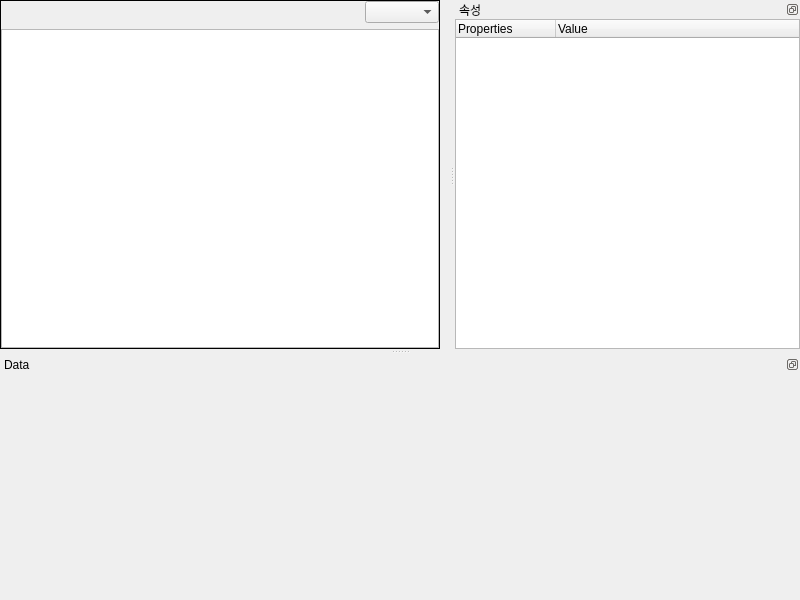
<?xml version="1.0" encoding="UTF-8"?>
<ui version="4.0">
 <class>MainWindow</class>
 <widget class="QMainWindow" name="MainWindow">
  <property name="geometry">
   <rect>
    <x>0</x>
    <y>0</y>
    <width>800</width>
    <height>600</height>
   </rect>
  </property>
  <property name="windowTitle">
   <string>MainWindow</string>
  </property>
  <widget class="QWidget" name="centralwidget">
   <layout class="QGridLayout" name="gridLayout_4">
    <property name="leftMargin">
     <number>0</number>
    </property>
    <property name="topMargin">
     <number>0</number>
    </property>
    <property name="bottomMargin">
     <number>0</number>
    </property>
    <item row="0" column="0">
     <widget class="QSplitter" name="splitter_step_data">
      <property name="orientation">
       <enum>Qt::Vertical</enum>
      </property>
      <widget class="QFrame" name="verticalFrame">
       <property name="frameShape">
        <enum>QFrame::Box</enum>
       </property>
       <layout class="QVBoxLayout" name="verticalLayout_3">
        <property name="leftMargin">
         <number>0</number>
        </property>
        <property name="topMargin">
         <number>0</number>
        </property>
        <property name="rightMargin">
         <number>0</number>
        </property>
        <property name="bottomMargin">
         <number>0</number>
        </property>
        <item>
         <layout class="QVBoxLayout" name="toolbar_layout"/>
        </item>
        <item>
         <layout class="QHBoxLayout" name="horizontalLayout">
          <item>
           <spacer name="horizontalSpacer">
            <property name="orientation">
             <enum>Qt::Horizontal</enum>
            </property>
            <property name="sizeHint" stdset="0">
             <size>
              <width>40</width>
              <height>20</height>
             </size>
            </property>
           </spacer>
          </item>
          <item>
           <widget class="QComboBox" name="cb_addInfo">
            <item>
             <property name="text">
              <string/>
             </property>
            </item>
            <item>
             <property name="text">
              <string>설명</string>
             </property>
            </item>
            <item>
             <property name="text">
              <string>수행시간</string>
             </property>
            </item>
            <item>
             <property name="text">
              <string>타입</string>
             </property>
            </item>
           </widget>
          </item>
         </layout>
        </item>
        <item>
         <widget class="QTreeWidget" name="tw_testStep">
          <property name="contextMenuPolicy">
           <enum>Qt::CustomContextMenu</enum>
          </property>
          <property name="dragDropMode">
           <enum>QAbstractItemView::InternalMove</enum>
          </property>
          <property name="defaultDropAction">
           <enum>Qt::MoveAction</enum>
          </property>
          <property name="selectionMode">
           <enum>QAbstractItemView::ExtendedSelection</enum>
          </property>
          <property name="rootIsDecorated">
           <bool>true</bool>
          </property>
          <property name="headerHidden">
           <bool>true</bool>
          </property>
          <column>
           <property name="text">
            <string notr="true">step</string>
           </property>
          </column>
          <column>
           <property name="text">
            <string>seq</string>
           </property>
          </column>
          <column>
           <property name="text">
            <string>step_id</string>
           </property>
          </column>
         </widget>
        </item>
       </layout>
      </widget>
     </widget>
    </item>
   </layout>
  </widget>
  <widget class="QDockWidget" name="dockWidget">
   <property name="minimumSize">
    <size>
     <width>345</width>
     <height>95</height>
    </size>
   </property>
   <property name="features">
    <set>QDockWidget::DockWidgetFloatable|QDockWidget::DockWidgetMovable</set>
   </property>
   <property name="allowedAreas">
    <set>Qt::LeftDockWidgetArea|Qt::RightDockWidgetArea</set>
   </property>
   <property name="windowTitle">
    <string>속성</string>
   </property>
   <attribute name="dockWidgetArea">
    <number>2</number>
   </attribute>
   <widget class="QWidget" name="dockWidgetContents_2">
    <layout class="QGridLayout" name="gridLayout_3">
     <property name="leftMargin">
      <number>0</number>
     </property>
     <property name="topMargin">
      <number>0</number>
     </property>
     <property name="rightMargin">
      <number>0</number>
     </property>
     <property name="bottomMargin">
      <number>0</number>
     </property>
     <item row="0" column="0">
      <widget class="QTreeWidget" name="tw_property">
       <property name="indentation">
        <number>15</number>
       </property>
       <property name="rootIsDecorated">
        <bool>true</bool>
       </property>
       <property name="uniformRowHeights">
        <bool>false</bool>
       </property>
       <property name="itemsExpandable">
        <bool>true</bool>
       </property>
       <property name="animated">
        <bool>false</bool>
       </property>
       <property name="allColumnsShowFocus">
        <bool>false</bool>
       </property>
       <property name="headerHidden">
        <bool>false</bool>
       </property>
       <attribute name="headerVisible">
        <bool>true</bool>
       </attribute>
       <column>
        <property name="text">
         <string>Properties</string>
        </property>
       </column>
       <column>
        <property name="text">
         <string>Value</string>
        </property>
       </column>
      </widget>
     </item>
    </layout>
   </widget>
  </widget>
  <widget class="QDockWidget" name="dockWidget_2">
   <property name="features">
    <set>QDockWidget::DockWidgetFloatable|QDockWidget::DockWidgetMovable</set>
   </property>
   <property name="allowedAreas">
    <set>Qt::BottomDockWidgetArea</set>
   </property>
   <property name="windowTitle">
    <string>Data</string>
   </property>
   <attribute name="dockWidgetArea">
    <number>8</number>
   </attribute>
   <widget class="QWidget" name="dockWidgetContents_3">
    <layout class="QGridLayout" name="gridLayout_6">
     <property name="leftMargin">
      <number>0</number>
     </property>
     <property name="topMargin">
      <number>0</number>
     </property>
     <property name="rightMargin">
      <number>0</number>
     </property>
     <property name="bottomMargin">
      <number>0</number>
     </property>
     <item row="0" column="0">
      <widget class="QStackedWidget" name="sw_stepDtl">
       <property name="currentIndex">
        <number>0</number>
       </property>
       <widget class="QWidget" name="grp_none"/>
       <widget class="QWidget" name="grp_groupInfo">
        <layout class="QGridLayout" name="gridLayout_5">
         <property name="leftMargin">
          <number>0</number>
         </property>
         <property name="topMargin">
          <number>0</number>
         </property>
         <property name="rightMargin">
          <number>0</number>
         </property>
         <property name="bottomMargin">
          <number>0</number>
         </property>
         <item row="0" column="0">
          <widget class="QSplitter" name="splitter">
           <property name="orientation">
            <enum>Qt::Horizontal</enum>
           </property>
           <widget class="QWidget" name="layoutWidget">
            <layout class="QVBoxLayout" name="verticalLayout">
             <property name="rightMargin">
              <number>5</number>
             </property>
             <item>
              <widget class="QLabel" name="label">
               <property name="text">
                <string>&lt;h4&gt;&lt;font color='DodgerBlue'&gt; Variable &lt;/font&gt;&lt;/h4&gt;</string>
               </property>
              </widget>
             </item>
             <item>
              <widget class="Line" name="line">
               <property name="orientation">
                <enum>Qt::Horizontal</enum>
               </property>
              </widget>
             </item>
             <item>
              <widget class="QTableWidget" name="tw_groupVariable">
               <property name="editTriggers">
                <set>QAbstractItemView::NoEditTriggers</set>
               </property>
               <attribute name="horizontalHeaderVisible">
                <bool>false</bool>
               </attribute>
               <attribute name="horizontalHeaderStretchLastSection">
                <bool>true</bool>
               </attribute>
               <column>
                <property name="text">
                 <string>variable_id</string>
                </property>
               </column>
              </widget>
             </item>
            </layout>
           </widget>
           <widget class="QWidget" name="layoutWidget_2">
            <layout class="QVBoxLayout" name="verticalLayout_2">
             <property name="leftMargin">
              <number>5</number>
             </property>
             <item>
              <widget class="QLabel" name="label_2">
               <property name="text">
                <string>&lt;html&gt;&lt;head/&gt;&lt;body&gt;&lt;h4 style=&quot; margin-top:12px; margin-bottom:12px; margin-left:0px; margin-right:0px; -qt-block-indent:0; text-indent:0px;&quot;&gt;&lt;span style=&quot; font-size:medium; font-weight:600; color:#1e90ff;&quot;&gt;Reference&lt;/span&gt;&lt;/h4&gt;&lt;/body&gt;&lt;/html&gt;</string>
               </property>
              </widget>
             </item>
             <item>
              <widget class="Line" name="line_2">
               <property name="orientation">
                <enum>Qt::Horizontal</enum>
               </property>
              </widget>
             </item>
             <item>
              <widget class="QTableWidget" name="tw_groupReference">
               <property name="editTriggers">
                <set>QAbstractItemView::NoEditTriggers</set>
               </property>
               <attribute name="horizontalHeaderVisible">
                <bool>false</bool>
               </attribute>
               <attribute name="horizontalHeaderStretchLastSection">
                <bool>true</bool>
               </attribute>
               <column>
                <property name="text">
                 <string>reference_id</string>
                </property>
               </column>
              </widget>
             </item>
            </layout>
           </widget>
          </widget>
         </item>
        </layout>
       </widget>
       <widget class="QWidget" name="grp_xhr">
        <layout class="QGridLayout" name="gridLayout">
         <property name="leftMargin">
          <number>0</number>
         </property>
         <property name="topMargin">
          <number>0</number>
         </property>
         <property name="rightMargin">
          <number>0</number>
         </property>
         <property name="bottomMargin">
          <number>0</number>
         </property>
         <item row="0" column="0">
          <widget class="QSplitter" name="splitter_list_data">
           <property name="orientation">
            <enum>Qt::Horizontal</enum>
           </property>
           <widget class="QTreeWidget" name="tw_dataList">
            <property name="maximumSize">
             <size>
              <width>16777215</width>
              <height>16777215</height>
             </size>
            </property>
            <attribute name="headerVisible">
             <bool>false</bool>
            </attribute>
            <column>
             <property name="text">
              <string>Data List</string>
             </property>
            </column>
           </widget>
           <widget class="QTabWidget" name="tab_dataDtl">
            <property name="tabPosition">
             <enum>QTabWidget::South</enum>
            </property>
            <property name="currentIndex">
             <number>0</number>
            </property>
            <widget class="QWidget" name="tab">
             <attribute name="title">
              <string>Data</string>
             </attribute>
             <layout class="QGridLayout" name="gridLayout_7">
              <property name="leftMargin">
               <number>0</number>
              </property>
              <property name="topMargin">
               <number>0</number>
              </property>
              <property name="rightMargin">
               <number>0</number>
              </property>
              <property name="bottomMargin">
               <number>0</number>
              </property>
              <item row="0" column="0">
               <widget class="QTableView" name="tw_data">
                <property name="focusPolicy">
                 <enum>Qt::ClickFocus</enum>
                </property>
                <property name="contextMenuPolicy">
                 <enum>Qt::CustomContextMenu</enum>
                </property>
                <property name="selectionMode">
                 <enum>QAbstractItemView::SingleSelection</enum>
                </property>
                <property name="selectionBehavior">
                 <enum>QAbstractItemView::SelectItems</enum>
                </property>
                <attribute name="horizontalHeaderCascadingSectionResizes">
                 <bool>true</bool>
                </attribute>
                <attribute name="horizontalHeaderDefaultSectionSize">
                 <number>150</number>
                </attribute>
                <attribute name="horizontalHeaderHighlightSections">
                 <bool>false</bool>
                </attribute>
                <attribute name="horizontalHeaderStretchLastSection">
                 <bool>true</bool>
                </attribute>
                <attribute name="verticalHeaderVisible">
                 <bool>false</bool>
                </attribute>
               </widget>
              </item>
             </layout>
            </widget>
            <widget class="QWidget" name="tab_2">
             <attribute name="title">
              <string>Column Info</string>
             </attribute>
             <layout class="QGridLayout" name="gridLayout_8">
              <property name="leftMargin">
               <number>2</number>
              </property>
              <property name="topMargin">
               <number>2</number>
              </property>
              <property name="rightMargin">
               <number>2</number>
              </property>
              <property name="bottomMargin">
               <number>2</number>
              </property>
              <item row="0" column="0">
               <widget class="QTableWidget" name="tw_columnInfo">
                <property name="contextMenuPolicy">
                 <enum>Qt::CustomContextMenu</enum>
                </property>
                <property name="editTriggers">
                 <set>QAbstractItemView::NoEditTriggers</set>
                </property>
                <property name="selectionBehavior">
                 <enum>QAbstractItemView::SelectRows</enum>
                </property>
                <attribute name="horizontalHeaderHighlightSections">
                 <bool>false</bool>
                </attribute>
                <attribute name="horizontalHeaderStretchLastSection">
                 <bool>true</bool>
                </attribute>
                <column>
                 <property name="text">
                  <string>Column ID</string>
                 </property>
                </column>
                <column>
                 <property name="text">
                  <string>Description</string>
                 </property>
                </column>
               </widget>
              </item>
             </layout>
            </widget>
           </widget>
          </widget>
         </item>
        </layout>
       </widget>
       <widget class="QWidget" name="page_2"/>
      </widget>
     </item>
    </layout>
   </widget>
  </widget>
  <action name="action_group">
   <property name="text">
    <string>Group</string>
   </property>
   <property name="toolTip">
    <string>Group</string>
   </property>
  </action>
  <action name="action_removeStep">
   <property name="checkable">
    <bool>false</bool>
   </property>
   <property name="enabled">
    <bool>true</bool>
   </property>
   <property name="icon">
    <iconset resource="icon/res.qrc">
     <normaloff>:/step/remove_step.png</normaloff>:/step/remove_step.png</iconset>
   </property>
   <property name="text">
    <string>선택 Step 삭제</string>
   </property>
   <property name="toolTip">
    <string>선택 Step 삭제</string>
   </property>
   <property name="statusTip">
    <string>Remove Step</string>
   </property>
   <property name="shortcut">
    <string>Ctrl+D</string>
   </property>
  </action>
  <action name="action_newStep">
   <property name="checkable">
    <bool>false</bool>
   </property>
   <property name="enabled">
    <bool>false</bool>
   </property>
   <property name="icon">
    <iconset resource="icon/res.qrc">
     <normaloff>:/step/new_step.png</normaloff>:/step/new_step.png</iconset>
   </property>
   <property name="text">
    <string>Step 추가</string>
   </property>
   <property name="toolTip">
    <string>New Step</string>
   </property>
   <property name="statusTip">
    <string>Step 추가</string>
   </property>
  </action>
  <action name="action_openTestStep">
   <property name="checkable">
    <bool>false</bool>
   </property>
   <property name="enabled">
    <bool>false</bool>
   </property>
   <property name="icon">
    <iconset resource="icon/res.qrc">
     <normaloff>:/step/open_step.png</normaloff>:/step/open_step.png</iconset>
   </property>
   <property name="text">
    <string>Step 열기</string>
   </property>
   <property name="toolTip">
    <string>Open Test Step</string>
   </property>
   <property name="statusTip">
    <string>Open Test Step</string>
   </property>
  </action>
  <action name="action_removeAllStep">
   <property name="text">
    <string>모든 Step 삭제</string>
   </property>
   <property name="toolTip">
    <string>모든 Step 삭제</string>
   </property>
   <property name="statusTip">
    <string>remove All Step</string>
   </property>
  </action>
  <action name="action_saveTestStepGroup">
   <property name="checkable">
    <bool>false</bool>
   </property>
   <property name="enabled">
    <bool>true</bool>
   </property>
   <property name="text">
    <string>Step 그룹 저장...</string>
   </property>
   <property name="toolTip">
    <string>Save Test Step Group</string>
   </property>
   <property name="statusTip">
    <string>Save Test Step Group</string>
   </property>
  </action>
  <action name="action_removeStepByExlTrList">
   <property name="text">
    <string>제외리스트에 포함된 Step 모두 삭제</string>
   </property>
   <property name="toolTip">
    <string>제외리스트에 포함된 Step 모두 삭제</string>
   </property>
   <property name="statusTip">
    <string>제외리스트에 포함된 Step 모두 삭제</string>
   </property>
  </action>
  <action name="action_replayXhr">
   <property name="checkable">
    <bool>false</bool>
   </property>
   <property name="enabled">
    <bool>true</bool>
   </property>
   <property name="icon">
    <iconset resource="icon/res.qrc">
     <normaloff>:/step/replay.png</normaloff>:/step/replay.png</iconset>
   </property>
   <property name="text">
    <string>Replay Step</string>
   </property>
   <property name="toolTip">
    <string>Replay Step</string>
   </property>
   <property name="statusTip">
    <string>Replay Step</string>
   </property>
   <property name="shortcut">
    <string>Ctrl+R</string>
   </property>
  </action>
  <action name="action_copyTestData">
   <property name="checkable">
    <bool>false</bool>
   </property>
   <property name="enabled">
    <bool>true</bool>
   </property>
   <property name="icon">
    <iconset resource="icon/res.qrc">
     <normaloff>:/step/step_copy.png</normaloff>:/step/step_copy.png</iconset>
   </property>
   <property name="text">
    <string>Copy Test Data</string>
   </property>
   <property name="toolTip">
    <string>Copy Test Data</string>
   </property>
   <property name="statusTip">
    <string>Copy Test Data</string>
   </property>
   <property name="shortcut">
    <string>Ctrl+Shift+C</string>
   </property>
  </action>
  <action name="action_replayAllXhrToDown">
   <property name="checkable">
    <bool>false</bool>
   </property>
   <property name="enabled">
    <bool>true</bool>
   </property>
   <property name="icon">
    <iconset resource="icon/res.qrc">
     <normaloff>:/step/replay.png</normaloff>:/step/replay.png</iconset>
   </property>
   <property name="text">
    <string>Replay All Step to Down</string>
   </property>
   <property name="toolTip">
    <string>Replay All Step to Down</string>
   </property>
   <property name="statusTip">
    <string>Replay All Step to Down</string>
   </property>
  </action>
  <action name="action_transactionLog">
   <property name="checkable">
    <bool>false</bool>
   </property>
   <property name="enabled">
    <bool>false</bool>
   </property>
   <property name="icon">
    <iconset resource="icon/res.qrc">
     <normaloff>:/step/log_editor.png</normaloff>:/step/log_editor.png</iconset>
   </property>
   <property name="text">
    <string>Transaction Log</string>
   </property>
   <property name="toolTip">
    <string>Transaction Log</string>
   </property>
   <property name="statusTip">
    <string>Transaction Log</string>
   </property>
  </action>
  <action name="action_saveTestStep">
   <property name="checkable">
    <bool>false</bool>
   </property>
   <property name="text">
    <string>Step 저장</string>
   </property>
   <property name="toolTip">
    <string>Save Test Step</string>
   </property>
   <property name="statusTip">
    <string>Save Test Step</string>
   </property>
  </action>
  <action name="action_getTrIOInfo">
   <property name="checkable">
    <bool>false</bool>
   </property>
   <property name="text">
    <string>IO 정보 가져오기...</string>
   </property>
   <property name="toolTip">
    <string>IO 정보 가져오기...</string>
   </property>
   <property name="statusTip">
    <string>Transaction IO 정보 가져오기...</string>
   </property>
   <property name="whatsThis">
    <string/>
   </property>
  </action>
  <action name="action_addExclutionTrList">
   <property name="icon">
    <iconset resource="icon/res.qrc">
     <normaloff>:/step/exclution.png</normaloff>:/step/exclution.png</iconset>
   </property>
   <property name="text">
    <string>제외리스트에 추가</string>
   </property>
   <property name="toolTip">
    <string>제외리스트에 추가</string>
   </property>
   <property name="statusTip">
    <string>XHR Step을 제외리스트에 추가</string>
   </property>
   <property name="shortcut">
    <string>Ctrl+E</string>
   </property>
  </action>
  <action name="action_addDataList">
   <property name="checkable">
    <bool>false</bool>
   </property>
   <property name="text">
    <string>Add Data List</string>
   </property>
   <property name="toolTip">
    <string>Add Data List</string>
   </property>
   <property name="statusTip">
    <string>Add Data List</string>
   </property>
  </action>
  <action name="action_declareVariable">
   <property name="checkable">
    <bool>false</bool>
   </property>
   <property name="icon">
    <iconset resource="icon/res.qrc">
     <normaloff>:/variable/variable.png</normaloff>:/variable/variable.png</iconset>
   </property>
   <property name="text">
    <string>변수선언</string>
   </property>
   <property name="toolTip">
    <string>Declare Variable</string>
   </property>
   <property name="statusTip">
    <string>변수선언</string>
   </property>
  </action>
  <action name="action_setReference">
   <property name="checkable">
    <bool>false</bool>
   </property>
   <property name="icon">
    <iconset resource="icon/res.qrc">
     <normaloff>:/ref/ref.png</normaloff>:/ref/ref.png</iconset>
   </property>
   <property name="text">
    <string>참조 설정</string>
   </property>
   <property name="toolTip">
    <string>Set Reference</string>
   </property>
   <property name="statusTip">
    <string>참조 설정</string>
   </property>
  </action>
  <action name="action_getReferenceValue">
   <property name="checkable">
    <bool>false</bool>
   </property>
   <property name="icon">
    <iconset resource="icon/res.qrc">
     <normaloff>:/step/get.png</normaloff>:/step/get.png</iconset>
   </property>
   <property name="text">
    <string>참조 값 가져오기...</string>
   </property>
   <property name="toolTip">
    <string>Get Reference Value</string>
   </property>
   <property name="statusTip">
    <string>참조 값 가져오기</string>
   </property>
  </action>
  <action name="action_setRefByValue">
   <property name="checkable">
    <bool>false</bool>
   </property>
   <property name="icon">
    <iconset resource="icon/res.qrc">
     <normaloff>:/variable/variable.png</normaloff>:/variable/variable.png</iconset>
   </property>
   <property name="text">
    <string>변수로 선언 후 동일 값 연결</string>
   </property>
   <property name="toolTip">
    <string>Set Reference By Value</string>
   </property>
   <property name="statusTip">
    <string>변수로 선언 후 동일 값 연결</string>
   </property>
  </action>
  <action name="action_removeVariable">
   <property name="checkable">
    <bool>false</bool>
   </property>
   <property name="icon">
    <iconset resource="icon/res.qrc">
     <normaloff>:/variable/remove_variable.png</normaloff>:/variable/remove_variable.png</iconset>
   </property>
   <property name="text">
    <string>변수삭제</string>
   </property>
   <property name="toolTip">
    <string>Remove Variable</string>
   </property>
   <property name="statusTip">
    <string>변수삭제</string>
   </property>
  </action>
  <action name="action_romoveReference">
   <property name="checkable">
    <bool>false</bool>
   </property>
   <property name="icon">
    <iconset resource="icon/res.qrc">
     <normaloff>:/ref/remove_ref.png</normaloff>:/ref/remove_ref.png</iconset>
   </property>
   <property name="text">
    <string>참조 삭제</string>
   </property>
   <property name="toolTip">
    <string>Remove Reference</string>
   </property>
   <property name="statusTip">
    <string>참조 삭제</string>
   </property>
  </action>
  <action name="action_beforeNewStep">
   <property name="checkable">
    <bool>false</bool>
   </property>
   <property name="enabled">
    <bool>true</bool>
   </property>
   <property name="text">
    <string>현재 Step 앞에..</string>
   </property>
   <property name="toolTip">
    <string>Add before current step</string>
   </property>
   <property name="statusTip">
    <string>현재 Step 앞에..</string>
   </property>
  </action>
  <action name="action_afterNewStep">
   <property name="checkable">
    <bool>false</bool>
   </property>
   <property name="enabled">
    <bool>true</bool>
   </property>
   <property name="text">
    <string>현재 Step 뒤에..</string>
   </property>
   <property name="toolTip">
    <string>Add after current step</string>
   </property>
   <property name="statusTip">
    <string>현재 Step 뒤에..</string>
   </property>
  </action>
  <action name="action_ifNewStep">
   <property name="checkable">
    <bool>false</bool>
   </property>
   <property name="enabled">
    <bool>true</bool>
   </property>
   <property name="text">
    <string>조건문에 Step 추가</string>
   </property>
   <property name="toolTip">
    <string>Add step inside conditional statement</string>
   </property>
   <property name="statusTip">
    <string>조건문에 Step 추가</string>
   </property>
  </action>
  <action name="action_addNewStepToGroup">
   <property name="checkable">
    <bool>false</bool>
   </property>
   <property name="enabled">
    <bool>true</bool>
   </property>
   <property name="icon">
    <iconset resource="icon/res.qrc">
     <normaloff>:/step/new_step.png</normaloff>:/step/new_step.png</iconset>
   </property>
   <property name="text">
    <string>그룹에 Step 추가</string>
   </property>
   <property name="toolTip">
    <string>그룹에 Step 추가</string>
   </property>
   <property name="statusTip">
    <string>그룹에 Step 추가</string>
   </property>
  </action>
  <action name="action_moveToUp">
   <property name="checkable">
    <bool>false</bool>
   </property>
   <property name="enabled">
    <bool>true</bool>
   </property>
   <property name="icon">
    <iconset resource="icon/res.qrc">
     <normaloff>:/step/move_to_up.png</normaloff>:/step/move_to_up.png</iconset>
   </property>
   <property name="text">
    <string>Step을 위로 이동</string>
   </property>
   <property name="toolTip">
    <string>Step을 위로 이동</string>
   </property>
   <property name="statusTip">
    <string>Step을 위로 이동</string>
   </property>
  </action>
  <action name="action_moveToDown">
   <property name="checkable">
    <bool>false</bool>
   </property>
   <property name="enabled">
    <bool>true</bool>
   </property>
   <property name="icon">
    <iconset resource="icon/res.qrc">
     <normaloff>:/step/move_to_down.png</normaloff>:/step/move_to_down.png</iconset>
   </property>
   <property name="text">
    <string>Step을 아래로 이동</string>
   </property>
   <property name="toolTip">
    <string>Step을 아래로 이동</string>
   </property>
   <property name="statusTip">
    <string>Step을 아래로 이동</string>
   </property>
  </action>
  <action name="action_addDataColumn">
   <property name="checkable">
    <bool>false</bool>
   </property>
   <property name="enabled">
    <bool>true</bool>
   </property>
   <property name="icon">
    <iconset resource="icon/res.qrc">
     <normaloff>:/step/add_data_column.png</normaloff>:/step/add_data_column.png</iconset>
   </property>
   <property name="text">
    <string>Column 추가</string>
   </property>
   <property name="toolTip">
    <string>Column 추가</string>
   </property>
   <property name="statusTip">
    <string>Step을 위로 이동</string>
   </property>
  </action>
  <action name="action_addDataRow">
   <property name="checkable">
    <bool>false</bool>
   </property>
   <property name="enabled">
    <bool>true</bool>
   </property>
   <property name="icon">
    <iconset resource="icon/res.qrc">
     <normaloff>:/step/add_data_row.png</normaloff>:/step/add_data_row.png</iconset>
   </property>
   <property name="text">
    <string>Row 추가</string>
   </property>
   <property name="toolTip">
    <string>Row 추가</string>
   </property>
   <property name="statusTip">
    <string>Step을 위로 이동</string>
   </property>
  </action>
  <action name="action_deleteDataColumn">
   <property name="checkable">
    <bool>false</bool>
   </property>
   <property name="enabled">
    <bool>true</bool>
   </property>
   <property name="icon">
    <iconset resource="icon/res.qrc">
     <normaloff>:/step/delete_data_column.png</normaloff>:/step/delete_data_column.png</iconset>
   </property>
   <property name="text">
    <string>Column 삭제</string>
   </property>
   <property name="toolTip">
    <string>Column 삭제</string>
   </property>
   <property name="statusTip">
    <string>Step을 위로 이동</string>
   </property>
  </action>
  <action name="action_deleteDataRow">
   <property name="checkable">
    <bool>false</bool>
   </property>
   <property name="enabled">
    <bool>true</bool>
   </property>
   <property name="icon">
    <iconset resource="icon/res.qrc">
     <normaloff>:/step/delete_data_row.png</normaloff>:/step/delete_data_row.png</iconset>
   </property>
   <property name="text">
    <string>Row 삭제</string>
   </property>
   <property name="toolTip">
    <string>Row 삭제</string>
   </property>
   <property name="statusTip">
    <string>Step을 위로 이동</string>
   </property>
  </action>
  <action name="action_declareVariableColumn">
   <property name="checkable">
    <bool>false</bool>
   </property>
   <property name="icon">
    <iconset resource="icon/res.qrc">
     <normaloff>:/variable/variable.png</normaloff>:/variable/variable.png</iconset>
   </property>
   <property name="text">
    <string>변수선언 (Column)</string>
   </property>
   <property name="toolTip">
    <string>Declare Variable (Column)</string>
   </property>
   <property name="statusTip">
    <string>변수선언</string>
   </property>
  </action>
  <action name="action_removeVariableColumn">
   <property name="checkable">
    <bool>false</bool>
   </property>
   <property name="icon">
    <iconset resource="icon/res.qrc">
     <normaloff>:/variable/remove_variable.png</normaloff>:/variable/remove_variable.png</iconset>
   </property>
   <property name="text">
    <string>변수삭제 (Column)</string>
   </property>
   <property name="toolTip">
    <string>Remove Variable (Column)</string>
   </property>
   <property name="statusTip">
    <string>변수삭제</string>
   </property>
  </action>
  <action name="action_renameGroup">
   <property name="icon">
    <iconset resource="icon/res.qrc">
     <normaloff>:/variable/rename.png</normaloff>:/variable/rename.png</iconset>
   </property>
   <property name="text">
    <string>Group명 변경</string>
   </property>
   <property name="toolTip">
    <string>Group명 변경</string>
   </property>
  </action>
  <action name="action_getTrNm">
   <property name="checkable">
    <bool>false</bool>
   </property>
   <property name="text">
    <string>Transaction명 가져오기...</string>
   </property>
   <property name="toolTip">
    <string>Transaction명 가져오기...</string>
   </property>
   <property name="statusTip">
    <string>Transaction명 가져오기...</string>
   </property>
   <property name="whatsThis">
    <string/>
   </property>
  </action>
 </widget>
 <resources>
  <include location="icon/res.qrc"/>
 </resources>
 <connections/>
</ui>
